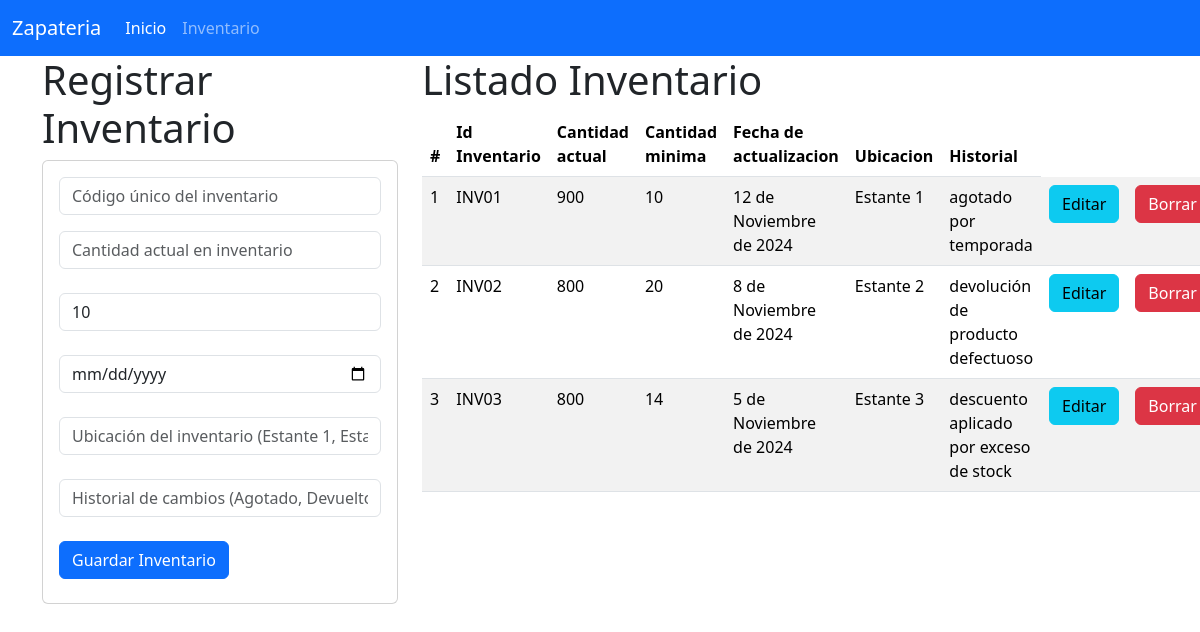
The page / on the database its author committed.
### Inventario_app/models.py (models this page shows, shortened)
class Inventario(models.Model):
    id_inventario = models.CharField(primary_key=True, max_length=6)
    cantidad_actual = models.PositiveIntegerField()
    cantidad_minima = models.PositiveSmallIntegerField()
    fecha_actualizacion = models.DateField()
    ubicacion = models.CharField(max_length=100)
    historial = models.TextField(blank=True, null=True)

### Inventario_app/views.py (the view)
# urls.py: path("",views.inicio_vista, name="inicio_vista"),
def inicio_vista(request):
    elinventario=Inventario.objects.all()
    return render(request,"gestionarInventario.html",{"elinventario":elinventario})

### Inventario_app/templates/gestionarInventario.html (shortened to what this page needs)
{% extends "base.html" %}
{% block cuerpo %}
<div class="row">
  <div class="col-sm-12 col-md-4 col-lg-4 xl-4">
    <h1>Registrar Inventario</h1>
    <div class="card">
        <div class="card-body">
          <form action="registrarInventario/" method="POST">
            <div class="form-group">
              <input type="text" id="txtid_inventario" name="txtid_inventario" class="form-control"
                     placeholder="Código único del inventario" minlength="1" maxlength="6" required>
            </div>
            <div class="form-group py-3">
              <input type="text" id="numcantidad_actual" name="numcantidad_actual" class="form-control"
                     placeholder="Cantidad actual en inventario" maxlength="100" required>
            </div>
            <div class="form-group py-2">
              <input type="number" id="numcantidad_minima" name="numcantidad_minima" class="form-control"
                     min="1" max="100" value="10" required placeholder="Cantidad mínima permitida">
            </div>
            <div class="form-group py-3">
              <input type="date" id="datefecha_actual" name="datefecha_actual" class="form-control"
                     required>
            </div>
            <div class="form-group py-2">
              <input type="text" id="txtubicacion" name="txtubicacion" class="form-control"
                     placeholder="Ubicación del inventario (Estante 1, Estante 2 ... )" maxlength="100" required>
            </div>
            <div class="form-group py-3">
              <input type="text" id="txthistorial" name="txthistorial" class="form-control"
                     placeholder="Historial de cambios (Agotado, Devuelto ... )" maxlength="255">
            </div>
            <div class="form-group py-2">
              <button type="submit" class="btn btn-primary">Guardar Inventario</button>
            </div>
          </form>
        </div>
      </div>
    </div>
  <div class="col-sm-12 col-md-8 col-lg-8 xl-8">
    <h1>Listado Inventario</h1>
    <table class="table table-striped">
      <thead>
        <tr>
          <th scope="col">#</th>
          <th scope="col">Id Inventario</th>
          <th scope="col">Cantidad actual</th>
          <th scope="col">Cantidad minima</th>
          <th scope="col">Fecha de actualizacion</th>
          <th scope="col">Ubicacion</th>
          <th scope="col">Historial</th>
        </tr>
      </thead>
      <tbody>
        {% for i in elinventario %}
        <tr>
          <td>{{ forloop.counter }}</td>
          <td>{{ i.id_inventario }}</td>
          <td>{{ i.cantidad_actual }}</td>
          <td>{{ i.cantidad_minima }}</td>
          <td>{{ i.fecha_actualizacion }}</td>
          <td>{{ i.ubicacion }}</td>
          <td>{{ i.historial }}</td>
          <td><a href="seleccionarInventario/{{ i.id_inventario }}" class="btn btn-info">Editar</a></td>
          <td><a href="borrarInventario/{{ i.id_inventario }}" class="btn btn-danger">Borrar</a></td>
        </tr>
        {% endfor %}
      </tbody>
    </table>
  </div>
</div>
{% endblock %}

### Inventario_app/templates/base.html (shortened to what this page needs)
<!doctype html>
<html lang="es">
    <head>
    <link href="https://cdn.jsdelivr.net/npm/bootstrap@5.3.3/dist/css/bootstrap.min.css" rel="stylesheet">
    </head>
    <body>
<nav class="navbar navbar-expand-lg bg-primary"  data-bs-theme="dark">
    <div class="container-fluid">
      <a class="navbar-brand" href="#">Zapateria</a>
      <div class="collapse navbar-collapse" id="navbarNav">
        <ul class="navbar-nav">
          <li class="nav-item">
            <a class="nav-link active" aria-current="page" href="#">Inicio</a>
          </li>
          <li class="nav-item">
            <a class="nav-link" href="#">Inventario</a>
          </li>
        </ul>
      </div>
    </div>
  </nav>
    <div class="container">
        {% block cuerpo %}
        {% endblock %}
    </div>
    </body>
</html>

### rows shown on the page
Inventario: id_inventario "INV01", cantidad_actual "900", cantidad_minima "10", fecha_actualizacion "12 de Noviembre de 2024", ubicacion "Estante 1", historial "agotado por temporada"
Inventario: id_inventario "INV02", cantidad_actual "800", cantidad_minima "20", fecha_actualizacion "8 de Noviembre de 2024", ubicacion "Estante 2", historial "devolución de producto defectuoso"
Inventario: id_inventario "INV03", cantidad_actual "800", cantidad_minima "14", fecha_actualizacion "5 de Noviembre de 2024", ubicacion "Estante 3", historial "descuento aplicado por exceso de stock"
